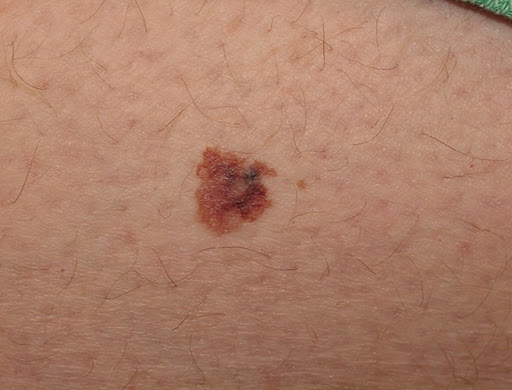
#> input picture code/server/uploads/1619872519070_testimage1.jpg, 512 x 390 px
$ python maskgen.py uploads/1619872519070_testimage1.jpg
#> lines starting #> are read from the running program, lines starting #| are printed output that depends on the picture; after the words box and inside, x2 and y2 are one past the last pixel; in counts of white or black regions, pixels touching at a corner belong together
import cv2
import numpy as np
import sys

n = len(sys.argv)

for i in range(1, n):
    # Open image
    print(sys.argv[i])
    img = cv2.imread(sys.argv[i])
#> img is the input picture: shape (390, 512, 3); mean B, G, R 104.7, 126.6, 171.6
    # using hsv
    hsv = cv2.cvtColor(img, cv2.COLOR_BGR2HSV)
#> hsv: shape (390, 512, 3); mean H, S, V 9.9, 100.6, 171.6

    low_brown = np.array([7, 0, 0])
    high_brown = np.array([17, 255, 255])

    # detect all brown mask in range
    brown_mask = cv2.inRange(hsv, low_brown, high_brown)
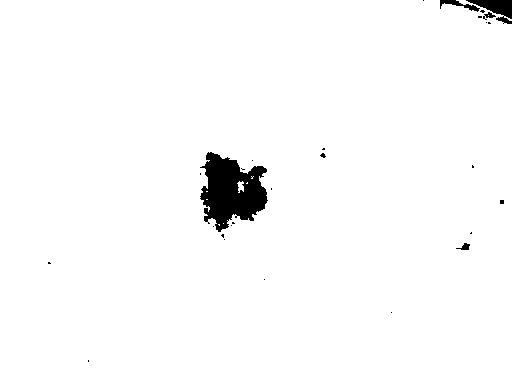
#> brown_mask: shape (390, 512); 97.9% white; 28 black regions (23 under 20 px), largest, box (x1, y1, x2, y2) and area: (200, 152, 268, 232) 3358, (466, 0, 512, 24) 525, (440, 0, 480, 12) 165, (456, 243, 470, 250) 51, (483, 12, 496, 20) 47
    # Save logical mask
    mask_image = 'm' + sys.argv[i]
    cv2.imwrite(mask_image, (brown_mask).astype(np.uint8))
    mask = cv2.imread(mask_image)
#> mask: shape (390, 512, 3); min 0, max 255, mean 249.6
    final = cv2.bitwise_and(img, mask)
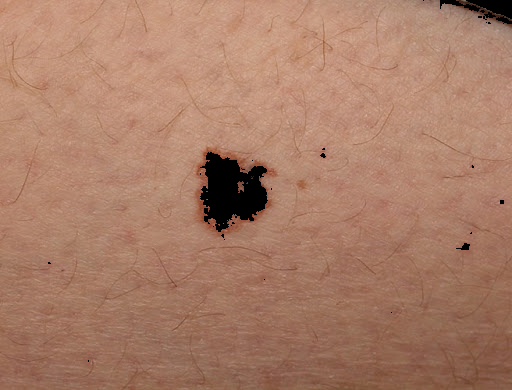
#> final: shape (390, 512, 3); mean B, G, R 103.4, 125, 168.9
    diff_image = "d" + sys.argv[i]
    cv2.imwrite(diff_image, final)

$ run again, on code/server/uploads/1619872601959_testimage2.jpg
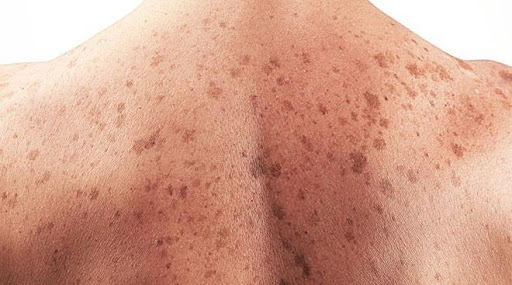
#> input picture code/server/uploads/1619872601959_testimage2.jpg, 512 x 285 px
#> img is the input picture: shape (285, 512, 3); mean B, G, R 137.7, 158.3, 210.7
#> hsv: shape (285, 512, 3); mean H, S, V 9.1, 93.4, 210.7
#> `brown_mask = cv2.inRange(hsv, low_brown, high_brown)`:
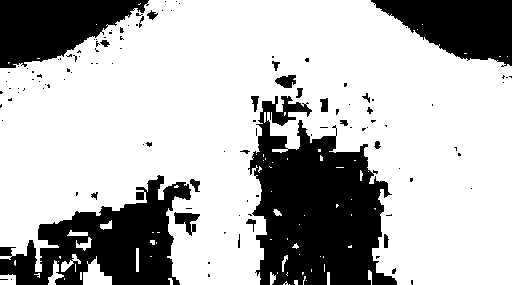
#> brown_mask: shape (285, 512); 71.3% white; 116 black regions (92 under 20 px), largest, box (x1, y1, x2, y2) and area: (248, 96, 397, 285) 17428, (0, 175, 191, 285) 10379, (0, 0, 149, 68) 6419
#> `final = cv2.bitwise_and(img, mask)`:
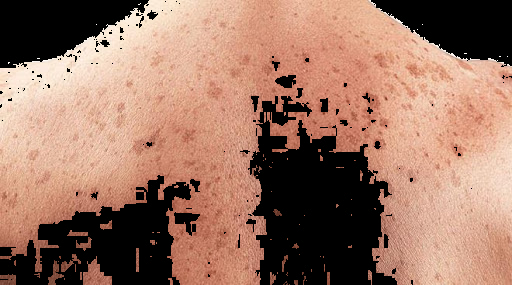
#> final: shape (285, 512, 3); mean B, G, R 99.9, 117.3, 156
